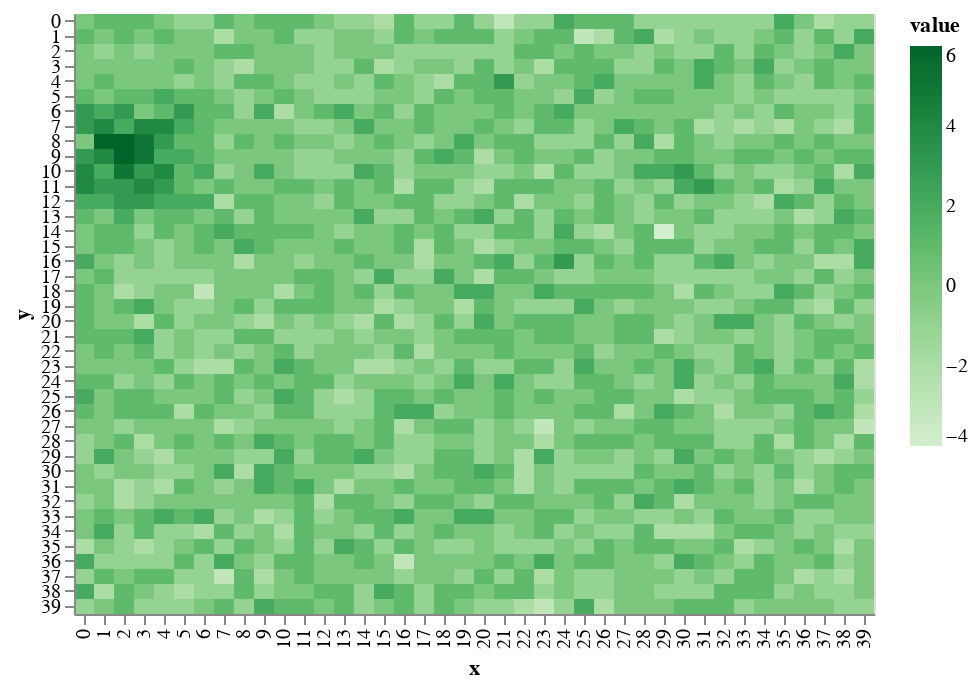

This figure's notebook cell:
### Markdown cell above
This makes a much more _natural_ looking mountain.

### Code cell
world.add_mountain(mdf)
draw.drawTerrainHeight(world.grid_elevation)

### Figure 1 — Vega-Lite specification as saved in the notebook (floating-point values rounded to 4 significant figures; data arrays with more than 128 entries replaced by an {"elided": "..."} marker saying what was removed)
{"$schema": "https://vega.github.io/schema/vega-lite/v2.6.0.json", "config": {"view": {"height": 300, "width": 400}}, "data": {"name": "data-148f31f1ba2a1c716477458730ed05e6"}, "datasets": {"data-148f31f1ba2a1c716477458730ed05e6": {"elided": "1600 records"}}, "encoding": {"color": {"field": "value", "scale": {"scheme": "greens"}, "type": "quantitative"}, "x": {"field": "x", "type": "ordinal"}, "y": {"field": "y", "type": "ordinal"}}, "mark": "rect"}
